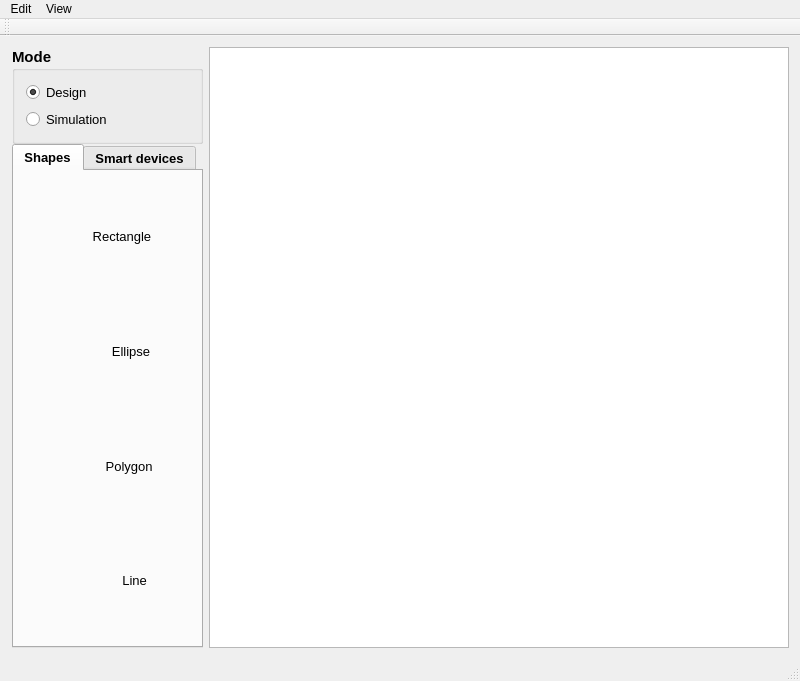
<?xml version="1.0" encoding="UTF-8"?>
<ui version="4.0">
 <class>MainWindow</class>
 <widget class="QMainWindow" name="MainWindow">
  <property name="geometry">
   <rect>
    <x>0</x>
    <y>0</y>
    <width>800</width>
    <height>681</height>
   </rect>
  </property>
  <property name="sizePolicy">
   <sizepolicy hsizetype="Preferred" vsizetype="Preferred">
    <horstretch>0</horstretch>
    <verstretch>0</verstretch>
   </sizepolicy>
  </property>
  <property name="mouseTracking">
   <bool>false</bool>
  </property>
  <property name="windowTitle">
   <string>Smart home simulator</string>
  </property>
  <property name="windowIcon">
   <iconset>
    <normaloff>resources/images/smart devices/house.png</normaloff>resources/images/smart devices/house.png</iconset>
  </property>
  <widget class="QWidget" name="centralWidget">
   <layout class="QHBoxLayout" name="horizontalLayout">
    <item>
     <layout class="QVBoxLayout" name="verticalLayout_itemSelectorHolder" stretch="0,0">
      <property name="spacing">
       <number>0</number>
      </property>
      <property name="leftMargin">
       <number>1</number>
      </property>
      <property name="bottomMargin">
       <number>0</number>
      </property>
      <item>
       <widget class="QGroupBox" name="groupBox_mode">
        <property name="sizePolicy">
         <sizepolicy hsizetype="Maximum" vsizetype="Fixed">
          <horstretch>0</horstretch>
          <verstretch>0</verstretch>
         </sizepolicy>
        </property>
        <property name="minimumSize">
         <size>
          <width>191</width>
          <height>0</height>
         </size>
        </property>
        <property name="font">
         <font>
          <pointsize>11</pointsize>
          <weight>75</weight>
          <bold>true</bold>
         </font>
        </property>
        <property name="toolTip">
         <string>Pick between design and simulation mode.</string>
        </property>
        <property name="title">
         <string>Mode</string>
        </property>
        <property name="alignment">
         <set>Qt::AlignLeading|Qt::AlignLeft|Qt::AlignTop</set>
        </property>
        <layout class="QVBoxLayout" name="verticalLayout">
         <item>
          <widget class="QRadioButton" name="radioButton_Design">
           <property name="sizePolicy">
            <sizepolicy hsizetype="Maximum" vsizetype="Fixed">
             <horstretch>0</horstretch>
             <verstretch>0</verstretch>
            </sizepolicy>
           </property>
           <property name="font">
            <font>
             <pointsize>10</pointsize>
             <weight>50</weight>
             <bold>false</bold>
            </font>
           </property>
           <property name="text">
            <string>Design</string>
           </property>
           <property name="checked">
            <bool>true</bool>
           </property>
          </widget>
         </item>
         <item>
          <widget class="QRadioButton" name="radioButton_Simulation">
           <property name="font">
            <font>
             <pointsize>10</pointsize>
             <weight>50</weight>
             <bold>false</bold>
            </font>
           </property>
           <property name="text">
            <string>Simulation</string>
           </property>
          </widget>
         </item>
        </layout>
       </widget>
      </item>
      <item>
       <widget class="QTabWidget" name="tabWidget">
        <property name="enabled">
         <bool>true</bool>
        </property>
        <property name="sizePolicy">
         <sizepolicy hsizetype="Minimum" vsizetype="MinimumExpanding">
          <horstretch>0</horstretch>
          <verstretch>0</verstretch>
         </sizepolicy>
        </property>
        <property name="font">
         <font>
          <pointsize>10</pointsize>
          <weight>75</weight>
          <bold>true</bold>
         </font>
        </property>
        <property name="tabPosition">
         <enum>QTabWidget::North</enum>
        </property>
        <property name="tabShape">
         <enum>QTabWidget::Rounded</enum>
        </property>
        <property name="currentIndex">
         <number>0</number>
        </property>
        <property name="elideMode">
         <enum>Qt::ElideNone</enum>
        </property>
        <property name="documentMode">
         <bool>false</bool>
        </property>
        <property name="tabBarAutoHide">
         <bool>false</bool>
        </property>
        <widget class="QWidget" name="tab">
         <property name="enabled">
          <bool>true</bool>
         </property>
         <property name="sizePolicy">
          <sizepolicy hsizetype="Maximum" vsizetype="Preferred">
           <horstretch>0</horstretch>
           <verstretch>0</verstretch>
          </sizepolicy>
         </property>
         <attribute name="title">
          <string>Shapes</string>
         </attribute>
         <layout class="QVBoxLayout" name="verticalLayout_2">
          <property name="sizeConstraint">
           <enum>QLayout::SetMinimumSize</enum>
          </property>
          <item>
           <widget class="QPushButton" name="pushButton_shapes_rect">
            <property name="sizePolicy">
             <sizepolicy hsizetype="Minimum" vsizetype="Expanding">
              <horstretch>0</horstretch>
              <verstretch>0</verstretch>
             </sizepolicy>
            </property>
            <property name="font">
             <font>
              <pointsize>10</pointsize>
              <weight>50</weight>
              <bold>false</bold>
             </font>
            </property>
            <property name="text">
             <string>        Rectangle</string>
            </property>
            <property name="icon">
             <iconset>
              <normaloff>resources/images/shapes/rect.png</normaloff>resources/images/shapes/rect.png</iconset>
            </property>
            <property name="iconSize">
             <size>
              <width>25</width>
              <height>25</height>
             </size>
            </property>
            <property name="checkable">
             <bool>true</bool>
            </property>
            <property name="flat">
             <bool>true</bool>
            </property>
           </widget>
          </item>
          <item>
           <widget class="QPushButton" name="pushButton_shapes_ellipse">
            <property name="sizePolicy">
             <sizepolicy hsizetype="Minimum" vsizetype="Expanding">
              <horstretch>0</horstretch>
              <verstretch>0</verstretch>
             </sizepolicy>
            </property>
            <property name="font">
             <font>
              <pointsize>10</pointsize>
              <weight>50</weight>
              <bold>false</bold>
             </font>
            </property>
            <property name="text">
             <string>             Ellipse</string>
            </property>
            <property name="icon">
             <iconset>
              <normaloff>resources/images/shapes/circle.png</normaloff>resources/images/shapes/circle.png</iconset>
            </property>
            <property name="iconSize">
             <size>
              <width>25</width>
              <height>25</height>
             </size>
            </property>
            <property name="checkable">
             <bool>true</bool>
            </property>
            <property name="flat">
             <bool>true</bool>
            </property>
           </widget>
          </item>
          <item>
           <widget class="QPushButton" name="pushButton_shapes_polygon">
            <property name="sizePolicy">
             <sizepolicy hsizetype="Minimum" vsizetype="Expanding">
              <horstretch>0</horstretch>
              <verstretch>0</verstretch>
             </sizepolicy>
            </property>
            <property name="font">
             <font>
              <pointsize>10</pointsize>
              <weight>50</weight>
              <bold>false</bold>
             </font>
            </property>
            <property name="text">
             <string>            Polygon</string>
            </property>
            <property name="icon">
             <iconset>
              <normaloff>resources/images/shapes/polygon.png</normaloff>resources/images/shapes/polygon.png</iconset>
            </property>
            <property name="iconSize">
             <size>
              <width>25</width>
              <height>25</height>
             </size>
            </property>
            <property name="checkable">
             <bool>true</bool>
            </property>
            <property name="flat">
             <bool>true</bool>
            </property>
           </widget>
          </item>
          <item>
           <widget class="QPushButton" name="pushButton_shapes_line">
            <property name="sizePolicy">
             <sizepolicy hsizetype="Minimum" vsizetype="Expanding">
              <horstretch>0</horstretch>
              <verstretch>0</verstretch>
             </sizepolicy>
            </property>
            <property name="font">
             <font>
              <pointsize>10</pointsize>
              <weight>50</weight>
              <bold>false</bold>
             </font>
            </property>
            <property name="text">
             <string>               Line</string>
            </property>
            <property name="icon">
             <iconset>
              <normaloff>resources/images/shapes/line.png</normaloff>resources/images/shapes/line.png</iconset>
            </property>
            <property name="iconSize">
             <size>
              <width>25</width>
              <height>25</height>
             </size>
            </property>
            <property name="checkable">
             <bool>true</bool>
            </property>
            <property name="flat">
             <bool>true</bool>
            </property>
           </widget>
          </item>
         </layout>
        </widget>
        <widget class="QWidget" name="tab_2">
         <property name="sizePolicy">
          <sizepolicy hsizetype="Maximum" vsizetype="Preferred">
           <horstretch>0</horstretch>
           <verstretch>0</verstretch>
          </sizepolicy>
         </property>
         <attribute name="title">
          <string>Smart devices</string>
         </attribute>
         <layout class="QVBoxLayout" name="verticalLayout_3">
          <property name="spacing">
           <number>4</number>
          </property>
          <property name="sizeConstraint">
           <enum>QLayout::SetMinimumSize</enum>
          </property>
          <item>
           <widget class="QPushButton" name="pushButton_doorbell">
            <property name="sizePolicy">
             <sizepolicy hsizetype="Minimum" vsizetype="Expanding">
              <horstretch>0</horstretch>
              <verstretch>0</verstretch>
             </sizepolicy>
            </property>
            <property name="font">
             <font>
              <pointsize>10</pointsize>
              <weight>50</weight>
              <bold>false</bold>
             </font>
            </property>
            <property name="layoutDirection">
             <enum>Qt::LeftToRight</enum>
            </property>
            <property name="text">
             <string>          Doorbell</string>
            </property>
            <property name="icon">
             <iconset>
              <normaloff>resources/images/smart devices/doorbell.png</normaloff>resources/images/smart devices/doorbell.png</iconset>
            </property>
            <property name="iconSize">
             <size>
              <width>30</width>
              <height>30</height>
             </size>
            </property>
            <property name="checkable">
             <bool>true</bool>
            </property>
            <property name="autoExclusive">
             <bool>false</bool>
            </property>
            <property name="default">
             <bool>false</bool>
            </property>
            <property name="flat">
             <bool>true</bool>
            </property>
           </widget>
          </item>
          <item>
           <widget class="QPushButton" name="pushButton_light_bulb">
            <property name="sizePolicy">
             <sizepolicy hsizetype="Minimum" vsizetype="Expanding">
              <horstretch>0</horstretch>
              <verstretch>0</verstretch>
             </sizepolicy>
            </property>
            <property name="font">
             <font>
              <pointsize>10</pointsize>
              <weight>50</weight>
              <bold>false</bold>
             </font>
            </property>
            <property name="text">
             <string>               Light</string>
            </property>
            <property name="icon">
             <iconset>
              <selectedoff>resources/images/smart devices/smart-light.png</selectedoff>
             </iconset>
            </property>
            <property name="iconSize">
             <size>
              <width>30</width>
              <height>30</height>
             </size>
            </property>
            <property name="checkable">
             <bool>true</bool>
            </property>
            <property name="checked">
             <bool>false</bool>
            </property>
            <property name="flat">
             <bool>true</bool>
            </property>
           </widget>
          </item>
          <item>
           <widget class="QPushButton" name="pushButton_power_socket">
            <property name="sizePolicy">
             <sizepolicy hsizetype="Minimum" vsizetype="Expanding">
              <horstretch>0</horstretch>
              <verstretch>0</verstretch>
             </sizepolicy>
            </property>
            <property name="font">
             <font>
              <pointsize>10</pointsize>
              <weight>50</weight>
              <bold>false</bold>
             </font>
            </property>
            <property name="text">
             <string>  Power sockets</string>
            </property>
            <property name="icon">
             <iconset>
              <normaloff>resources/images/smart devices/socket.png</normaloff>resources/images/smart devices/socket.png</iconset>
            </property>
            <property name="iconSize">
             <size>
              <width>30</width>
              <height>30</height>
             </size>
            </property>
            <property name="checkable">
             <bool>true</bool>
            </property>
            <property name="flat">
             <bool>true</bool>
            </property>
           </widget>
          </item>
          <item>
           <widget class="QPushButton" name="pushButton_speakers">
            <property name="sizePolicy">
             <sizepolicy hsizetype="Minimum" vsizetype="Expanding">
              <horstretch>0</horstretch>
              <verstretch>0</verstretch>
             </sizepolicy>
            </property>
            <property name="font">
             <font>
              <pointsize>10</pointsize>
              <weight>50</weight>
              <bold>false</bold>
             </font>
            </property>
            <property name="text">
             <string>         Speakers</string>
            </property>
            <property name="icon">
             <iconset>
              <normaloff>resources/images/smart devices/speakers.png</normaloff>resources/images/smart devices/speakers.png</iconset>
            </property>
            <property name="iconSize">
             <size>
              <width>30</width>
              <height>30</height>
             </size>
            </property>
            <property name="checkable">
             <bool>true</bool>
            </property>
            <property name="flat">
             <bool>true</bool>
            </property>
           </widget>
          </item>
          <item>
           <widget class="QPushButton" name="pushButton_radiator">
            <property name="sizePolicy">
             <sizepolicy hsizetype="Minimum" vsizetype="Expanding">
              <horstretch>0</horstretch>
              <verstretch>0</verstretch>
             </sizepolicy>
            </property>
            <property name="font">
             <font>
              <pointsize>10</pointsize>
              <weight>50</weight>
              <bold>false</bold>
             </font>
            </property>
            <property name="text">
             <string>          Radiator</string>
            </property>
            <property name="icon">
             <iconset>
              <normaloff>resources/images/smart devices/radiator.png</normaloff>resources/images/smart devices/radiator.png</iconset>
            </property>
            <property name="iconSize">
             <size>
              <width>30</width>
              <height>30</height>
             </size>
            </property>
            <property name="checkable">
             <bool>true</bool>
            </property>
            <property name="flat">
             <bool>true</bool>
            </property>
           </widget>
          </item>
          <item>
           <widget class="QPushButton" name="pushButton_fan">
            <property name="sizePolicy">
             <sizepolicy hsizetype="Minimum" vsizetype="Expanding">
              <horstretch>0</horstretch>
              <verstretch>0</verstretch>
             </sizepolicy>
            </property>
            <property name="font">
             <font>
              <pointsize>10</pointsize>
              <weight>50</weight>
              <bold>false</bold>
             </font>
            </property>
            <property name="text">
             <string>                Fan</string>
            </property>
            <property name="icon">
             <iconset>
              <normaloff>resources/images/smart devices/fan.png</normaloff>resources/images/smart devices/fan.png</iconset>
            </property>
            <property name="iconSize">
             <size>
              <width>30</width>
              <height>30</height>
             </size>
            </property>
            <property name="checkable">
             <bool>true</bool>
            </property>
            <property name="flat">
             <bool>true</bool>
            </property>
           </widget>
          </item>
          <item>
           <widget class="QPushButton" name="pushButton_thermometer">
            <property name="sizePolicy">
             <sizepolicy hsizetype="Minimum" vsizetype="Expanding">
              <horstretch>0</horstretch>
              <verstretch>0</verstretch>
             </sizepolicy>
            </property>
            <property name="font">
             <font>
              <pointsize>10</pointsize>
              <weight>50</weight>
              <bold>false</bold>
             </font>
            </property>
            <property name="text">
             <string>  Thermometer</string>
            </property>
            <property name="icon">
             <iconset>
              <normaloff>resources/images/smart devices/thermometer.png</normaloff>resources/images/smart devices/thermometer.png</iconset>
            </property>
            <property name="iconSize">
             <size>
              <width>30</width>
              <height>30</height>
             </size>
            </property>
            <property name="checkable">
             <bool>true</bool>
            </property>
            <property name="flat">
             <bool>true</bool>
            </property>
           </widget>
          </item>
          <item>
           <widget class="QPushButton" name="pushButton_infra_red_sensor">
            <property name="sizePolicy">
             <sizepolicy hsizetype="Minimum" vsizetype="Expanding">
              <horstretch>0</horstretch>
              <verstretch>0</verstretch>
             </sizepolicy>
            </property>
            <property name="font">
             <font>
              <pointsize>10</pointsize>
              <weight>50</weight>
              <bold>false</bold>
             </font>
            </property>
            <property name="text">
             <string>Infra red sensor</string>
            </property>
            <property name="icon">
             <iconset>
              <normaloff>resources/images/smart devices/infra red sensor.png</normaloff>resources/images/smart devices/infra red sensor.png</iconset>
            </property>
            <property name="iconSize">
             <size>
              <width>30</width>
              <height>30</height>
             </size>
            </property>
            <property name="checkable">
             <bool>true</bool>
            </property>
            <property name="flat">
             <bool>true</bool>
            </property>
           </widget>
          </item>
          <item>
           <widget class="QPushButton" name="pushButton_toilet">
            <property name="sizePolicy">
             <sizepolicy hsizetype="Minimum" vsizetype="Expanding">
              <horstretch>0</horstretch>
              <verstretch>0</verstretch>
             </sizepolicy>
            </property>
            <property name="font">
             <font>
              <pointsize>10</pointsize>
              <weight>50</weight>
              <bold>false</bold>
             </font>
            </property>
            <property name="text">
             <string>              Toilet</string>
            </property>
            <property name="icon">
             <iconset>
              <normaloff>resources/images/smart devices/toilet.png</normaloff>resources/images/smart devices/toilet.png</iconset>
            </property>
            <property name="iconSize">
             <size>
              <width>30</width>
              <height>30</height>
             </size>
            </property>
            <property name="checkable">
             <bool>true</bool>
            </property>
            <property name="flat">
             <bool>true</bool>
            </property>
           </widget>
          </item>
          <item>
           <widget class="QPushButton" name="pushButton_blinds">
            <property name="font">
             <font>
              <pointsize>10</pointsize>
              <weight>50</weight>
              <bold>false</bold>
             </font>
            </property>
            <property name="text">
             <string>              Blinds</string>
            </property>
            <property name="icon">
             <iconset>
              <normaloff>resources/images/smart devices/curtains.png</normaloff>resources/images/smart devices/curtains.png</iconset>
            </property>
            <property name="iconSize">
             <size>
              <width>30</width>
              <height>30</height>
             </size>
            </property>
            <property name="checkable">
             <bool>true</bool>
            </property>
            <property name="flat">
             <bool>true</bool>
            </property>
           </widget>
          </item>
          <item>
           <widget class="QPushButton" name="pushButton_control_screen">
            <property name="sizePolicy">
             <sizepolicy hsizetype="Minimum" vsizetype="Expanding">
              <horstretch>0</horstretch>
              <verstretch>0</verstretch>
             </sizepolicy>
            </property>
            <property name="font">
             <font>
              <pointsize>10</pointsize>
              <weight>50</weight>
              <bold>false</bold>
             </font>
            </property>
            <property name="text">
             <string>  Control screen</string>
            </property>
            <property name="icon">
             <iconset>
              <normaloff>resources/images/smart devices/control screen.png</normaloff>resources/images/smart devices/control screen.png</iconset>
            </property>
            <property name="iconSize">
             <size>
              <width>30</width>
              <height>30</height>
             </size>
            </property>
            <property name="checkable">
             <bool>true</bool>
            </property>
            <property name="flat">
             <bool>true</bool>
            </property>
           </widget>
          </item>
         </layout>
        </widget>
       </widget>
      </item>
     </layout>
    </item>
    <item>
     <widget class="QGraphicsView" name="graphicsView">
      <property name="enabled">
       <bool>true</bool>
      </property>
      <property name="autoFillBackground">
       <bool>false</bool>
      </property>
     </widget>
    </item>
   </layout>
  </widget>
  <widget class="QMenuBar" name="menuBar">
   <property name="geometry">
    <rect>
     <x>0</x>
     <y>0</y>
     <width>800</width>
     <height>21</height>
    </rect>
   </property>
   <widget class="QMenu" name="menuView">
    <property name="title">
     <string>View</string>
    </property>
    <addaction name="actionGrid"/>
    <addaction name="actionEnvironment"/>
   </widget>
   <widget class="QMenu" name="menuEdit">
    <property name="title">
     <string>Edit</string>
    </property>
    <addaction name="actionCreate_doors_from_selected_rect"/>
    <addaction name="actionSet_color_of_selected_rooms"/>
   </widget>
   <addaction name="menuEdit"/>
   <addaction name="menuView"/>
  </widget>
  <widget class="QToolBar" name="mainToolBar">
   <attribute name="toolBarArea">
    <enum>TopToolBarArea</enum>
   </attribute>
   <attribute name="toolBarBreak">
    <bool>false</bool>
   </attribute>
  </widget>
  <widget class="QStatusBar" name="statusBar"/>
  <action name="actionGrid">
   <property name="checkable">
    <bool>true</bool>
   </property>
   <property name="text">
    <string>Grid</string>
   </property>
  </action>
  <action name="actionCreate_doors_from_selected_rect">
   <property name="text">
    <string>Create doors from selected shape</string>
   </property>
   <property name="shortcut">
    <string>D</string>
   </property>
  </action>
  <action name="actionSet_color_of_selected_rooms">
   <property name="text">
    <string>Set color of selected rooms</string>
   </property>
   <property name="shortcut">
    <string>C</string>
   </property>
  </action>
  <action name="actionEnvironment">
   <property name="text">
    <string>Environment</string>
   </property>
  </action>
 </widget>
 <layoutdefault spacing="6" margin="11"/>
 <resources/>
 <connections/>
</ui>
